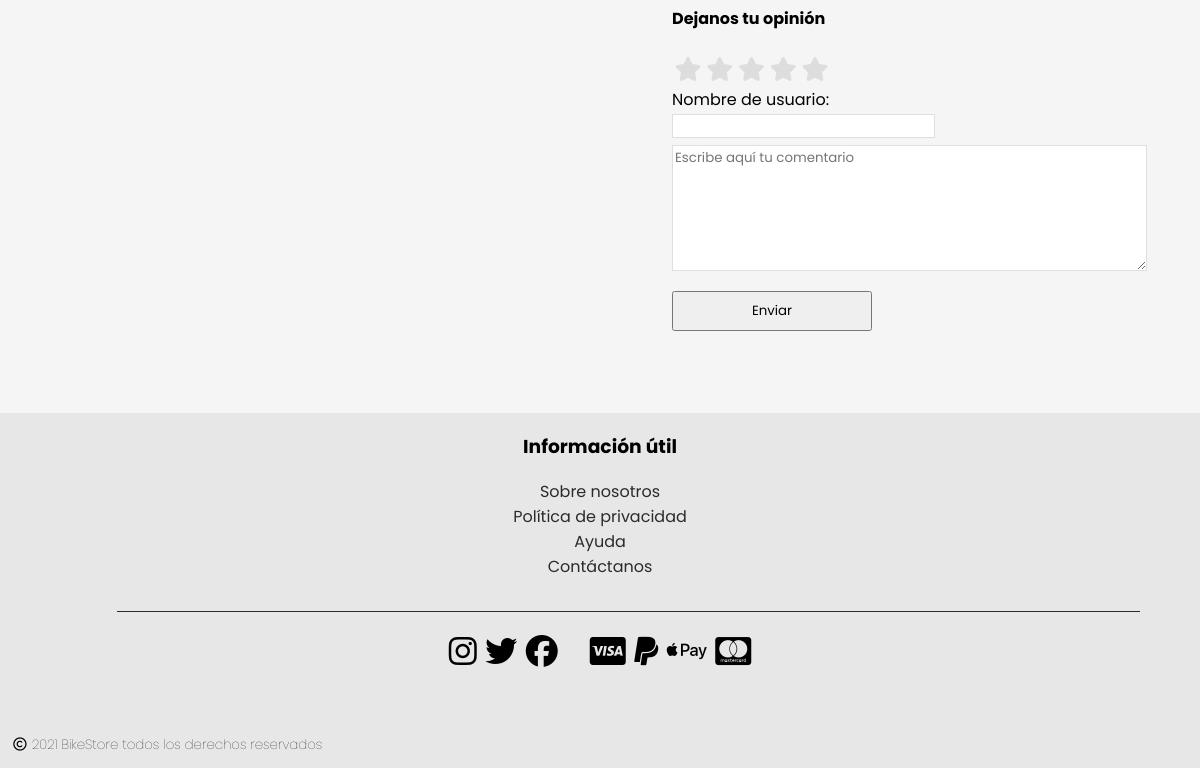
The page /pinarello/ultegra (lower part) on the database as committed earlier.
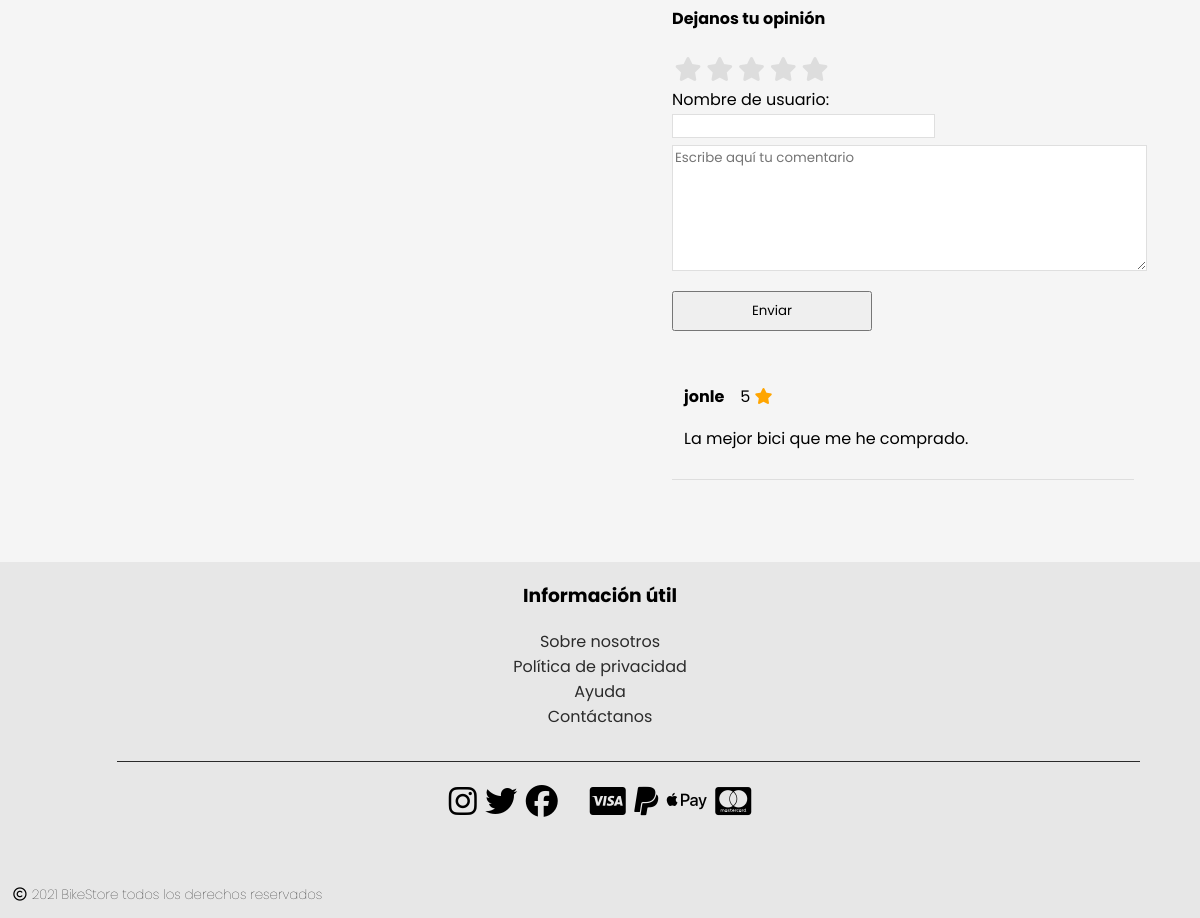
The same page on the database as committed later.
### appMarketplace/models.py (models this page shows, shortened)
class Valoracion(models.Model):
    producto =  models.ForeignKey(Producto, on_delete=models.CASCADE)
    estrellas = models.IntegerField()
    username = models.CharField(max_length=30)
    texto = models.CharField(max_length=250)

### appMarketplace/views.py (the view)
class ProductoV(View):
    def get(self, request, slug_fabricante, slug_producto):
        fabricante = get_object_or_404(Fabricante, slug=slug_fabricante)
        producto = get_object_or_404(
            Producto, slug=slug_producto, fabricante=fabricante.pk)
        imagenes = Imagen.objects.filter(producto=producto.pk).all()
        caracteristicas = Caracteristica.objects.filter(
            producto=producto.pk).all()
        valoraciones = Valoracion.objects.filter(producto = producto.pk).all()
        return render(request, 'product.html', {'producto': producto, 'imagenes': imagenes, 'caracteristicas': caracteristicas,'valoraciones': valoraciones})

### appMarketplace/datos_base.py (called while the page is built)
def categorias(request):
    from .models import Categoria
    return {'categorias': Categoria.objects.all()}

def fabricantes(request):
    from .models import Fabricante
    return {'fabricantes': Fabricante.objects.all()}

### appMarketplace/templates/product.html (shortened to what this page needs)
{% extends "base.html" %}
{% load static %}
{% block head %}
    <link rel="stylesheet" href="{% static 'css/product.css' %}" />
{% endblock %}
{% block content %}
    <div class="grid-view">
        <div class="image-carousel">
        </div>
        <div class="product-info">
            <div class="opinions-all">
                <div class="form">
                    <h4>Dejanos tu opinión</h4>
                    <div class="rating">
                        <div class="rating-group">
                            <label aria-label="1 star" class="rating__label" for="rating3-1"><i class="rating__icon rating__icon--star fa fa-star"></i></label>
                            <label aria-label="2 stars" class="rating__label" for="rating3-2"><i class="rating__icon rating__icon--star fa fa-star"></i></label>
                            <label aria-label="3 stars" class="rating__label" for="rating3-3"><i class="rating__icon rating__icon--star fa fa-star"></i></label>
                            <label aria-label="4 stars" class="rating__label" for="rating3-4"><i class="rating__icon rating__icon--star fa fa-star"></i></label>
                            <label aria-label="5 stars" class="rating__label" for="rating3-5"><i class="rating__icon rating__icon--star fa fa-star"></i></label>
                        </div>
                    </div>
                    <form action="#">
                        <label for="username">Nombre de usuario:</label><br>
                        <input type="text" id="username" name="username"><br>
                        <textarea rows="6" cols="40" id="comment" placeholder="Escribe aquí tu comentario"></textarea>
                    </form>
                    <button>Enviar</button>
                </div>
                {% for valoracion in valoraciones%}
                    <div class="customer-opinions">
                        <div class="opinion-wrapper">
                            <div class="name-star-wrapper">
                                <h4>{{valoracion.username}}</h4>
                                <span>{{valoracion.estrellas}} <i class="rating__icon rating__icon--star fa fa-star"></i></span>
                            </div>
                            <p>{{valoracion.texto}}</p>
                        </div>
                    </div>
                {% endfor %}
            </div>
        </div>
    </div>
{% endblock %}

### appMarketplace/templates/base.html (shortened to what this page needs)
{% load static %}
<!DOCTYPE html>
<html lang="es">
  <head>
    <link rel="stylesheet" href="{% static 'css/base.css' %}" />
    {% block head %}{% endblock %}
  </head>
  <body>
    <div class="content" id="a">{% block content %}{% endblock %}</div>
    <footer>
      <div class="internal-links">
        <div class="link-wrapper">
          <h3>Información útil</h3>
          <a href="">Sobre nosotros</a>
          <a href="">Política de privacidad</a>
          <a href="">Ayuda</a>
          <a href="">Contáctanos</a>
        </div>
      </div>
      <div class="icon-wrapper">
        <div id="footer-border"></div>
        <div class="social-media fa-2x">
          <a href="https://www.instagram.com" target="_blank"><i class="fab fa-instagram"></i></a>
          <a href="https://www.twitter.com" target="_blank"><i class="fab fa-twitter"></i></a>
          <a href="https://www.facebook.com" target="_blank"><i class="fab fa-facebook"></i></a>
        </div>
        <div class="payment-methods fa-2x">
          <i class="fab fa-cc-visa"></i>
          <i class="fab fa-paypal"></i>
          <i class="fab fa-apple-pay"></i>
          <i class="fab fa-cc-mastercard"></i>
        </div>
      </div>
      <h3 id="copyright-statement">
        <i class="far fa-copyright"></i>2021 BikeStore todos los derechos
        reservados
      </h3>
    </footer>
  </body>
</html>

### appMarketplace/static/css/base.css (style rules this page uses)
html { font-family: "Poppins", sans-serif; }
body { margin: 0; background-color: var(--body-bg); height: 100%; }
* { box-sizing: border-box; }
:root { --primary-color: #1860ac; --footer-color: #e7e7e7; --body-bg: #f5f5f5; }
.content { padding: 15px; }
footer { background-color: var(--footer-color); display: block; align-items: center; width: 100%; }
.link-wrapper { display: grid; text-align: center; }
.internal-links a { text-decoration: none; color: #2b2b2b; }
#footer-border { border-bottom: 0.5px solid #2b2b2b; margin-left: 5%; width: 90%; margin-bottom: 1em; }
.icon-wrapper { padding: 2em; display: flex; flex-wrap: wrap; justify-content: center; }
.icon-wrapper a { color: black; }
.payment-methods { margin-left: 1em; }
#copyright-statement { margin-bottom: 0; padding: 1em; font-weight: lighter; font-size: smaller; }
#copyright-statement i { margin-right: 5px; }
@media only screen and (min-width: 768px) { .content { padding: 50px; } }

### appMarketplace/static/css/product.css (style rules this page uses)
.grid-view { display: grid; grid-template-columns: repeat(1, minmax(0, 1fr)); grid-column-gap: 3em; }
.image-carousel { width: 100% }
.product-info { margin-left: 2em; padding: 2em 1em; }
button { width: 10em; height: 3em; margin-top: 1em; font-family: "Poppins", sans-serif; }
.rating-group { display: inline-flex; }
.rating__icon { pointer-events: none; }
.rating__label { cursor: pointer; padding: 0 0.1em; font-size: 1.5rem; }
.rating__icon--star { color: orange; }
.rating__input:checked ~ .rating__label .rating__icon--star { color: #ddd; }
#username, #comment { border-radius: 0; border: 1px solid #ddde; font-family: "Poppins", sans-serif; }
#comment { margin-top: 0.5em; }
.opinion-wrapper { margin-top: 20px; padding: 0.75em; border-bottom: 1px solid #ddde; }
.name-star-wrapper { display: flex; flex-wrap: wrap; align-items: center; margin-bottom: -20px; }
.name-star-wrapper h4 { margin-right: 1em; }
@media only screen and (min-width: 768px) { .grid-view { grid-template-columns: repeat(2, minmax(0, 1fr)); } }
@media only screen and (min-width: 768px) { button { width: 15em; } }

Rows that differ between the two databases and show on the page:
added Valoracion: username "jonle", estrellas "5", texto "La mejor bici que me he comprado."
